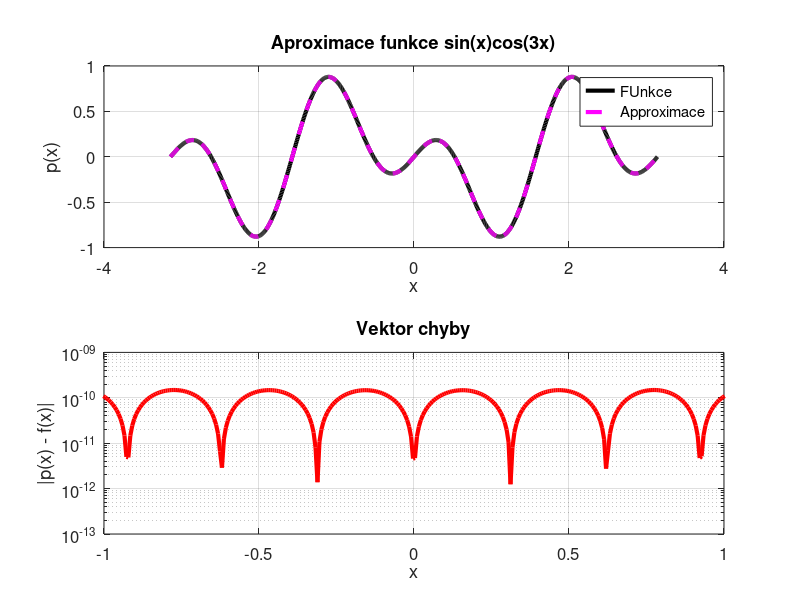
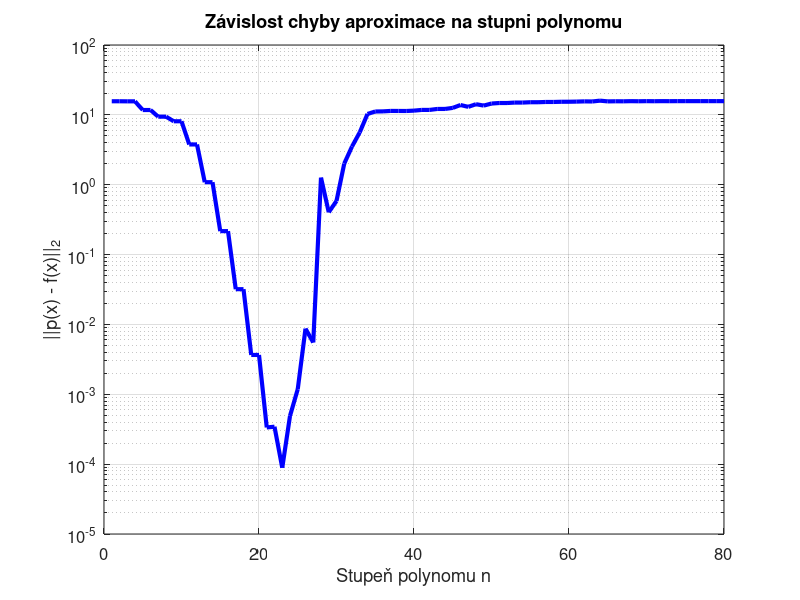

Here is the MATLAB script that generated these plots, in order:
addpath('Funkce');

% Diskretizace domény
x = linspace(-pi, pi, 1000)'; 

% Cílová funkce: sin(x) * cos(3x)
f = sin(x) .* cos(3 * x);

% Stupeň polynomu
n = 30;

% Least-squares fit
c = polyfit(x, f, n);

% Evaluace výsledného polynomu
s = linspace(-pi, pi, 1000)';
y = polyval(c, s);

% Výpočet chyby
y_exact = sin(s) .* cos(3 * s);
error = abs(y - y_exact);

% Grafické zobrazení
figure;
subplot(2,1,1);
plot(s, y_exact, 'k', 'LineWidth', 3); hold on;
plot(s, y, 'm--', 'LineWidth', 3);
title('Aproximace funkce sin(x)cos(3x)', 'FontSize', 16);
xlabel('x', 'FontSize', 14);
ylabel('p(x)', 'FontSize', 14);
legend('FUnkce', 'Approximace', 'Location', 'best', 'FontSize', 12);
grid on;
set(gca, 'FontSize', 12);

subplot(2,1,2);
semilogy(s, error, 'r', 'LineWidth', 3);
xlim([-1 1]);
title('Vektor chyby', 'FontSize', 16);
xlabel('x', 'FontSize', 14);
ylabel('|p(x) - f(x)|', 'FontSize', 14);
grid on;
set(gca, 'FontSize', 12);

% Závislost chyby na stupni polynomu
n_values = 1:80;
errors = zeros(size(n_values));

for idx = 1:length(n_values)
    n = n_values(idx);
    A = x .^ (0:n);
    c = A \ f;
    f_approx = A * c;
    errors(idx) = norm(f - f_approx, 2);  % 2-norma chyby
end

% Vykreslení chyby v závislosti na stupni
figure;
semilogy(n_values, errors, 'b', 'LineWidth', 3);
xlabel('Stupeň polynomu n', 'FontSize', 14);
ylabel('||p(x) - f(x)||_2', 'FontSize', 14);
title('Závislost chyby aproximace na stupni polynomu', 'FontSize', 16);
grid on;
set(gca, 'FontSize', 12);
